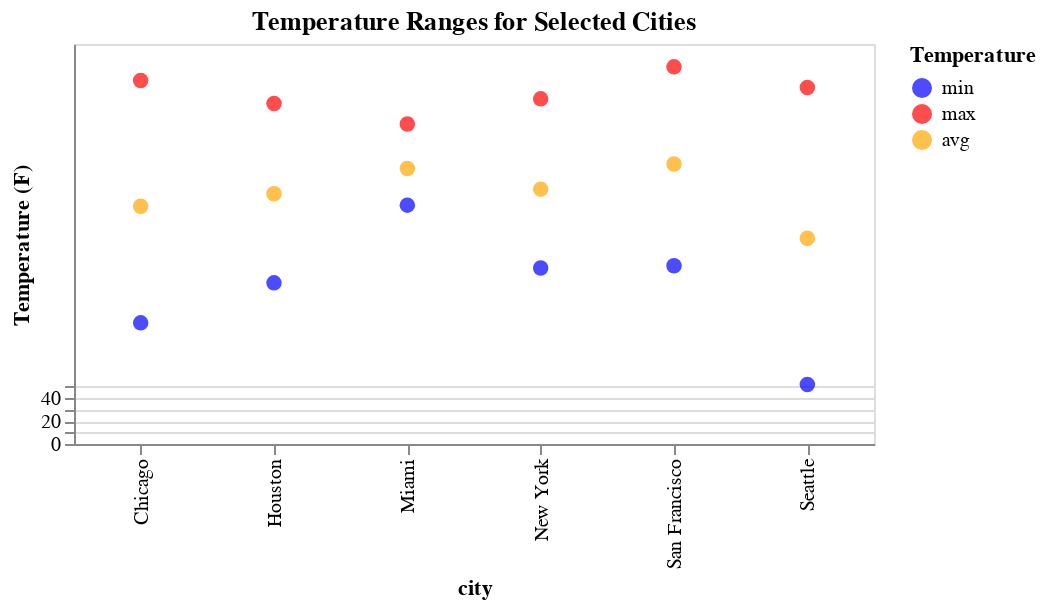

The code cell stored with this chart in its notebook:
### Code cell
# Create a dataframe with the given data
df = pd.DataFrame({
    'city': ['Chicago', 'Houston', 'Miami', 'New York', 'San Francisco', 'Seattle'],
    'min': [106, 141, 209, 154, 156, 52],
    'max': [318, 298, 280, 302, 330, 312],
    'avg': [208, 219, 241, 223, 245, 180]
})

# Melt the dataframe to create a long-form dataframe
df_melt = pd.melt(df, id_vars=['city'], value_vars=['min', 'max', 'avg'], var_name='temp')

# Create the chart
chart = alt.Chart(df_melt).mark_circle(size=60).encode(
    x='city:N',
    y=alt.Y('value:Q', scale=alt.Scale(domain=[0, 350, 50]), axis=alt.Axis(title='Temperature (F)')),
    color=alt.Color('temp:N', scale=alt.Scale(domain=['min', 'max', 'avg'], range=['blue', 'red', 'orange']), 
                    legend=alt.Legend(title='Temperature'))
).properties(
    width=400,
    height=200,
    title='Temperature Ranges for Selected Cities'
)

# Display the chart
chart

### Figure 1 — Vega-Lite specification as saved in the notebook (floating-point values rounded to 4 significant figures)
{"config": {"view": {"continuousWidth": 400, "continuousHeight": 300}}, "data": {"name": "data-9581d21eefba37cd4049f2b5a4e286ec"}, "mark": {"type": "circle", "size": 60}, "encoding": {"color": {"field": "temp", "legend": {"title": "Temperature"}, "scale": {"domain": ["min", "max", "avg"], "range": ["blue", "red", "orange"]}, "type": "nominal"}, "x": {"field": "city", "type": "nominal"}, "y": {"axis": {"title": "Temperature (F)"}, "field": "value", "scale": {"domain": [0, 350, 50]}, "type": "quantitative"}}, "height": 200, "title": "Temperature Ranges for Selected Cities", "width": 400, "$schema": "https://vega.github.io/schema/vega-lite/v4.17.0.json", "datasets": {"data-9581d21eefba37cd4049f2b5a4e286ec": [{"city": "Chicago", "temp": "min", "value": 106}, {"city": "Houston", "temp": "min", "value": 141}, {"city": "Miami", "temp": "min", "value": 209}, {"city": "New York", "temp": "min", "value": 154}, {"city": "San Francisco", "temp": "min", "value": 156}, {"city": "Seattle", "temp": "min", "value": 52}, {"city": "Chicago", "temp": "max", "value": 318}, {"city": "Houston", "temp": "max", "value": 298}, {"city": "Miami", "temp": "max", "value": 280}, {"city": "New York", "temp": "max", "value": 302}, {"city": "San Francisco", "temp": "max", "value": 330}, {"city": "Seattle", "temp": "max", "value": 312}, {"city": "Chicago", "temp": "avg", "value": 208}, {"city": "Houston", "temp": "avg", "value": 219}, {"city": "Miami", "temp": "avg", "value": 241}, {"city": "New York", "temp": "avg", "value": 223}, {"city": "San Francisco", "temp": "avg", "value": 245}, {"city": "Seattle", "temp": "avg", "value": 180}]}}
